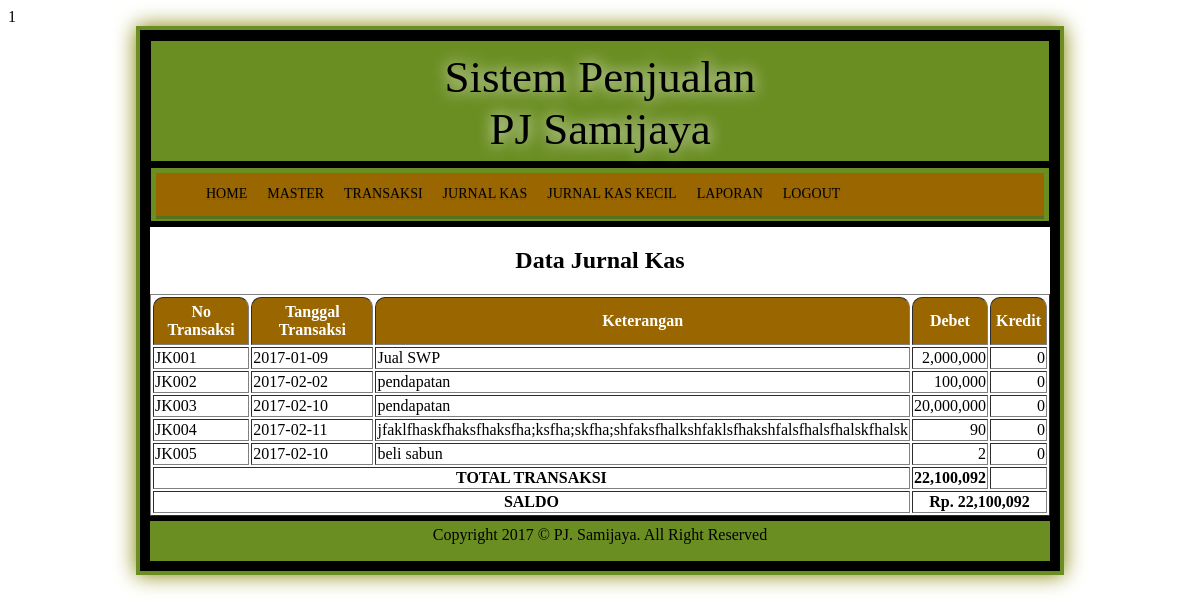
Screenshot of /home.php?page=view_kas (signed in) with the database file from the repository.
### tables this page shows
CREATE TABLE `jurnal_kas` (
  `no_jurnal` varchar(11) NOT NULL,
  `keterangan` varchar(255) NOT NULL,
  `tgl` date NOT NULL,
  `debet` float NOT NULL,
  `kredit` float NOT NULL
);

### jurnal_kas/view_kas.php (the view, shortened to what this page needs)
<?php include "../koneksi.php" ?>
<h2 align="center">Data Jurnal Kas</h2>
<table align='center' border=1>
	<tr>
		<th>No Transaksi</th><th>Tanggal Transaksi</th><th>Keterangan</th><th>Debet</th><th>Kredit</th>
	</tr>
			<?php
			$tot_debet=0;
			$tot_kredit=0;
			$select="select * from jurnal_kas";
			$query=mysqli_query($konek,$select);
			while($row=mysqli_fetch_array($query)){
				$debet=$row['debet'];
				$kredit=$row['kredit'];
				$tot_debet=$tot_debet+$debet;
				$tot_kredit=$tot_kredit+$kredit;
				?>
				<tr>
					<td><?php echo $row['no_jurnal'];?></td>
					<td><?php echo $row['tgl'];?></td>
					<td><?php echo $row['keterangan'];?></td>
					<td align="right"><?php echo number_format($debet,0,'.',','); ?></td>
					<td align="right"><?php echo number_format($kredit,0,'.',','); ?></td>
				</tr>
				<?php
			}
			?>
			<tr>
				<td colspan="3" align="center"><b>TOTAL TRANSAKSI</b></td>
				<td align="right"><b><?php if(!empty($tot_debet)){ echo number_format($tot_debet,0,'.',','); } ?></b></td>
				<td align="right"><b><?php if(!empty($tot_kredit)){ echo number_format($tot_kredit,0,'.',','); }?></b></td>
			</tr>
			<?php
				$saldo=$tot_debet-$tot_kredit;
			?>
			<tr>
				<td colspan="3" align="center"><b>SALDO</b></td>
				<td colspan="2" align="center"><b>Rp. <?php if (!empty($saldo)){ echo number_format($saldo,0,'.',','); } ?></b></td>
			</tr>
</table>

### style.css (style rules this page uses)
body { background : url(images/back.jpg); font-family : Poor Richard; }
table th { background : #996600; border-top-left-radius : 10px; border-top-right-radius : 10px; padding : 5px; color : white; }

### rows the page displays
jurnal_kas: no_jurnal "JK001", tgl "2017-01-09", keterangan "Jual SWP", debet "2,000,000", kredit "0"
jurnal_kas: no_jurnal "JK002", tgl "2017-02-02", keterangan "pendapatan", debet "100,000", kredit "0"
jurnal_kas: no_jurnal "JK003", tgl "2017-02-10", keterangan "pendapatan", debet "20,000,000", kredit "0"
jurnal_kas: no_jurnal "JK004", tgl "2017-02-11", keterangan "jfaklfhaskfhaksfhaksfha;ksfha;skfha;shfaksfhalkshfaklsfhakshfalsfhalsfhalskfhalsk", debet "90", kredit "0"
jurnal_kas: no_jurnal "JK005", tgl "2017-02-10", keterangan "beli sabun", debet "2", kredit "0"

### other values shown
$tot_debet "22,100,092"
$saldo "22,100,092"
